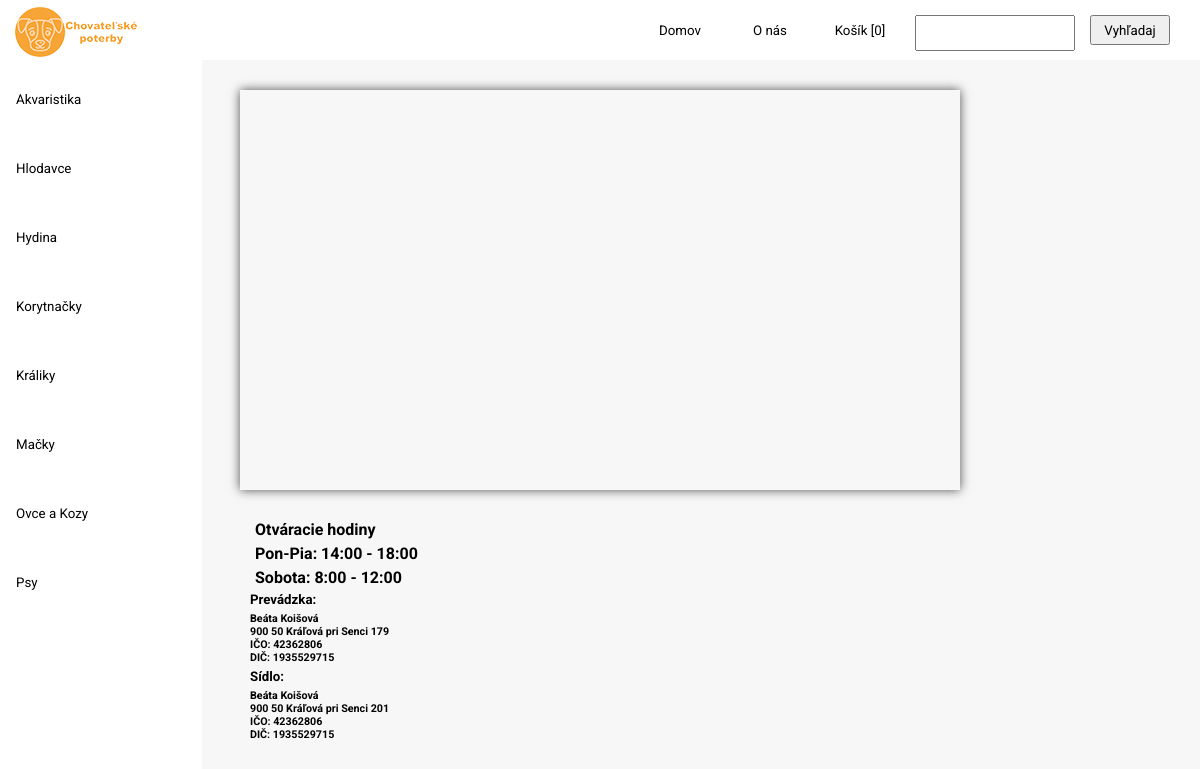
Page /kontakt/ on the earlier database version.
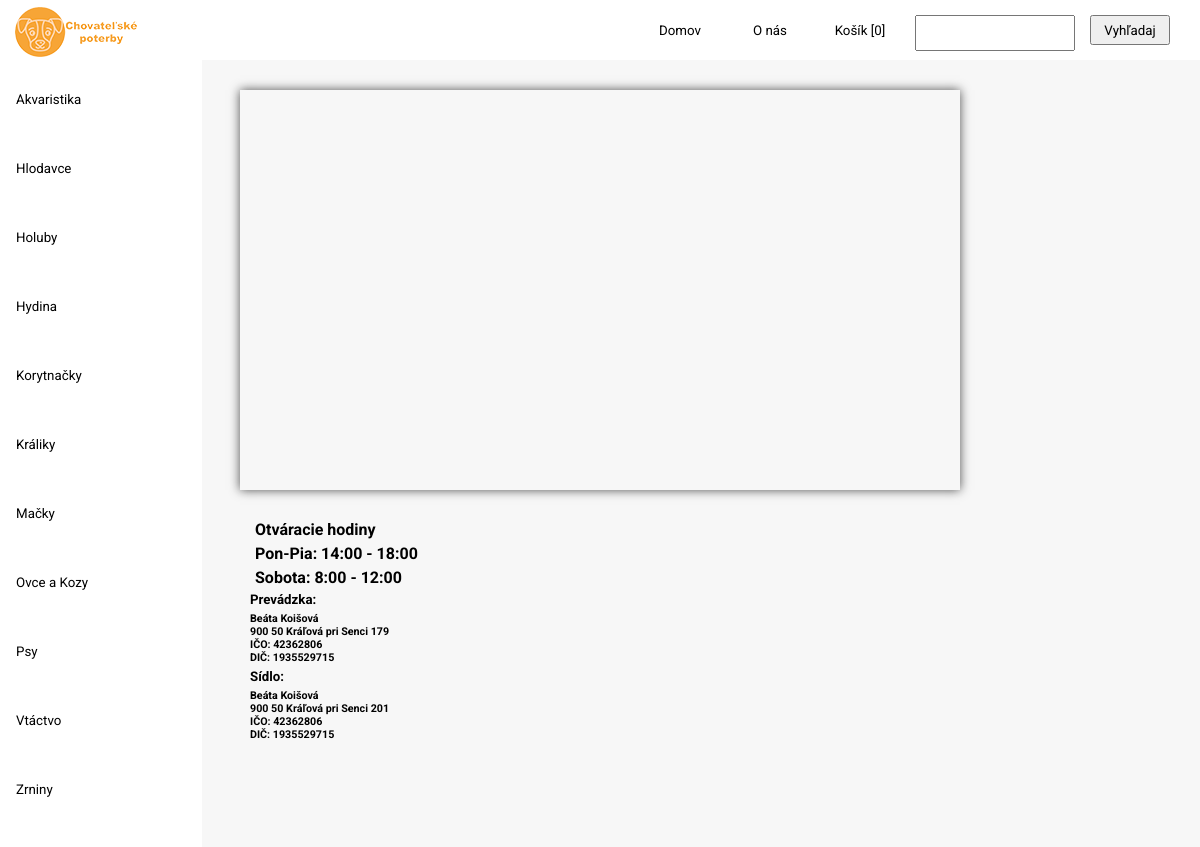
Same page on the later database version.
### items/models.py (models this page shows, shortened)
class Category(models.Model):
    name = models.CharField(max_length=200, db_index=True)
    url = models.SlugField(db_index=True, unique= True, blank=True, null=True)
    class Meta:
        ordering = ('name',)
        verbose_name = 'category'
        verbose_name_plural = 'categories'

### items/views.py (the view)
# urls.py: path('kontakt/', kontakt, name='kontakt' ),
def kontakt(request):
    context = {}
    categories = Category.objects.all().order_by("name")
    context['category'] = categories
    context['itemCount'] = getItemCount(request)
    return render(request, 'items/kontakt.html', context)

### items/views.py (called while the page is built)
def getItemCount(request):
    count = None
    try:
        count = len(request.session['kosik'])
    except KeyError:
        count = 0
    return count

### items/templates/items/kontakt.html (shortened to what this page needs)
{% extends "items/home.html" %}
{% load static %}
        {% block content %}
        <link rel="stylesheet" type="text/css" href="{% static 'items/css/kontakt.css' %}">
        <div class="info-container">
                      <div id="map"></div>
                      <div id="info">
                        <h4 id="h4">Otváracie hodiny</h4>
                        <h4 id="h4">Pon-Pia: 14:00 - 18:00</h4>
                        <h4 id="h4">Sobota: 8:00 - 12:00</h4>
                        <h5 id="h5">Prevádzka:</h5>
                        <h6 id="h6">Beáta Koišová</h6>
                        <h6 id="h6">900 50 Kráľová pri Senci 179</h6>
                        <h6 id="h6">IČO: 42362806</h6>
                        <h6 id="h6">DIČ: 1935529715</h6>
                        <h5 id="h5">Sídlo:</h5>
                        <h6 id="h6">Beáta Koišová</h6>
                        <h6 id="h6">900 50 Kráľová pri Senci 201</h6>
                        <h6 id="h6">IČO: 42362806</h6>
                        <h6 id="h6">DIČ: 1935529715</h6>
                      </div>
        </div>
        {% endblock content %}

### items/templates/items/home.html (shortened to what this page needs)
<!DOCTYPE html>
{% load static %}
<html lang="sk">
    <head>
            <link rel="stylesheet" type="text/css" href="{% static 'items/css/Home.css' %}">
    </head>
    <body>
            <div class="top">
                                <form action="{% url 'searchResults' %}" method="get">
                                        <button class="submit" id="submit" type="submit">Vyhľadaj</button>
                                        <input  class="search" id="site-search" name="q"aria-label="Vyhladaj">
                                </form>
                                <button class="link" onclick="window.location.href='/kosik'">Košík <span>[{{ itemCount }}]</span></button>
                                <button class="link" onclick="window.location.href='/kontakt'">O nás</button>
                                <button class="link" onclick="window.location.href='/ '">Domov</button>
                                <div class="logo">
                                        <img  src="/static/items/css/logo.png" alt="">
                                </div>
                        </div>
                        <div class="tab" id="tab">
                        {% for category in category %}
                                <button class="{{ category.name }}" onclick="window.location.href='/category/{{category.url}}'">{{ category.name }}</button>
                        {% endfor %}
                        </div>
                {% block content %}
                {% endblock content %}
        </body>
</html>

Differences in the rows shown:
added Category: name "Holuby"
added Category: name "Vtáctvo"
added Category: name "Zrniny"
